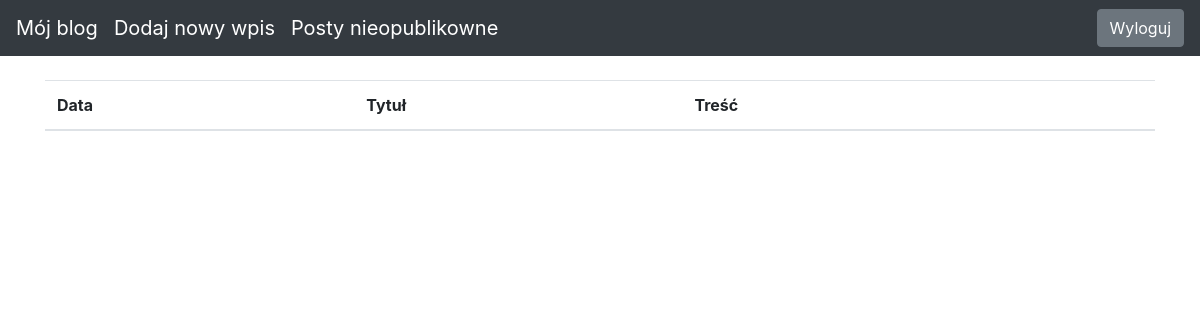
The page /drafts/ (signed in) on the database as committed earlier.
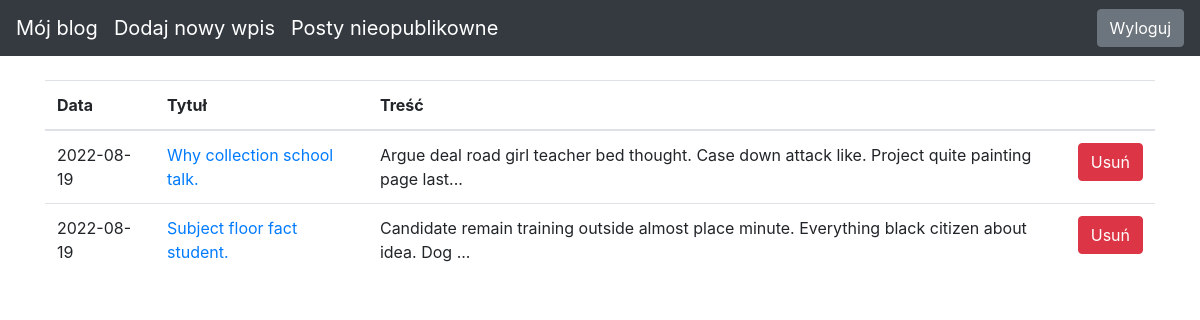
The same page on the database as committed later.
### blog/models.py (models this page shows)
class Entry(db.Model):
   id = db.Column(db.Integer, primary_key=True)
   title = db.Column(db.String(80), nullable=False)
   body = db.Column(db.Text, nullable=False)
   pub_date = db.Column(db.DateTime, nullable=False,
       default=datetime.datetime.utcnow)
   is_published = db.Column(db.Boolean, default=False)

### blog/routes.py (the view)
@app.route("/drafts/", methods = ["GET"])
@login_required
def list_drafts():
    drafts = Entry.query.filter_by(is_published=False).order_by(Entry.pub_date.desc())
    return render_template("drafts.html", drafts=drafts)

### blog/routes.py (called while the page is built)
def login_required(view_func):
    @functools.wraps(view_func)
    def check_permissions(*args, **kwargs):
        if session.get('logged_in'):
            return view_func(*args, **kwargs)
        return redirect(url_for('login', next=request.path))
    return check_permissions

### blog/templates/drafts.html
{% extends "base.html" %}
{% block content %}
<table class="table">
   <thead>
     <tr>
       <th scope="col">Data</th>
       <th scope="col">Tytuł</th>
       <th scope="col">Treść</th>
       <th scope="col"></th>
     </tr>
   </thead>
   <tbody>
       {% for post in drafts %}
     <tr>
       <td>
           {{ post.pub_date.strftime('%Y-%m-%d') }}
       </td>
       <td>
           <a href="{{ url_for('call_function_edit_entry', entry_id=post.id) }}">
               {{ post.title }}
           </a>
       </td>
       <td>{{ post.body|truncate(100, true) }}</td>
       <td>
         <form class="form-inline my-2 my-lg-0" action="{{ url_for('delete_entry', entry_id=post.id, direction=2) }}" method="POST">
          <button class="btn btn-danger" type="submit">Usuń</button>
         </form>
       </td>
     </tr>
     {% endfor %}
   </tbody>
 </table>
{% endblock %}

### blog/templates/base.html (shortened to what this page needs)
<!doctype html>
<html lang="en">
<head>
 <link rel="stylesheet" href="https://stackpath.bootstrapcdn.com/bootstrap/4.5.0/css/bootstrap.min.css"
>
</head>
<body>
 <nav class="navbar navbar-expand-md navbar-dark bg-dark fixed-top">
   <a class="navbar-brand" href="/">Mój blog</a>
   <a class="navbar-brand" href="/new-post/">Dodaj nowy wpis</a>
   <a class="navbar-brand" href="/drafts/">Posty nieopublikowne</a>
   <div class="collapse navbar-collapse" id="navbarsExampleDefault">
    {% if session.logged_in %}
      <form class="form-inline my-2 my-lg-0" action="{{ url_for('logout') }}" method="POST">
        <button class="btn btn-secondary my-2 my-sm-0" type="submit">Wyloguj</button>
      </form>
    {% else %}
      <a href="{{ url_for('login') }}" class="btn btn-secondary my-2 my-lg-0">Zaloguj</a>
    {% endif %}
  </div>
 </nav>
 <main role="main" class="container">
   {% block content %}
   {% endblock %}
 </main>
</html>

### blog/templates/base.html (style rules this page uses)
body { padding-top: 5rem; }

Rows that differ between the two databases and show on the page:
now on this page (row edited): Entry: pub_date "2022-08-19", title "Why collection school talk.", body "Argue deal road girl teacher bed thought. Case down attack like. Project quite painting page last..."
now on this page (row edited): Entry: pub_date "2022-08-19", title "Subject floor fact student.", body "Candidate remain training outside almost place minute. Everything black citizen about idea. Dog ..."
